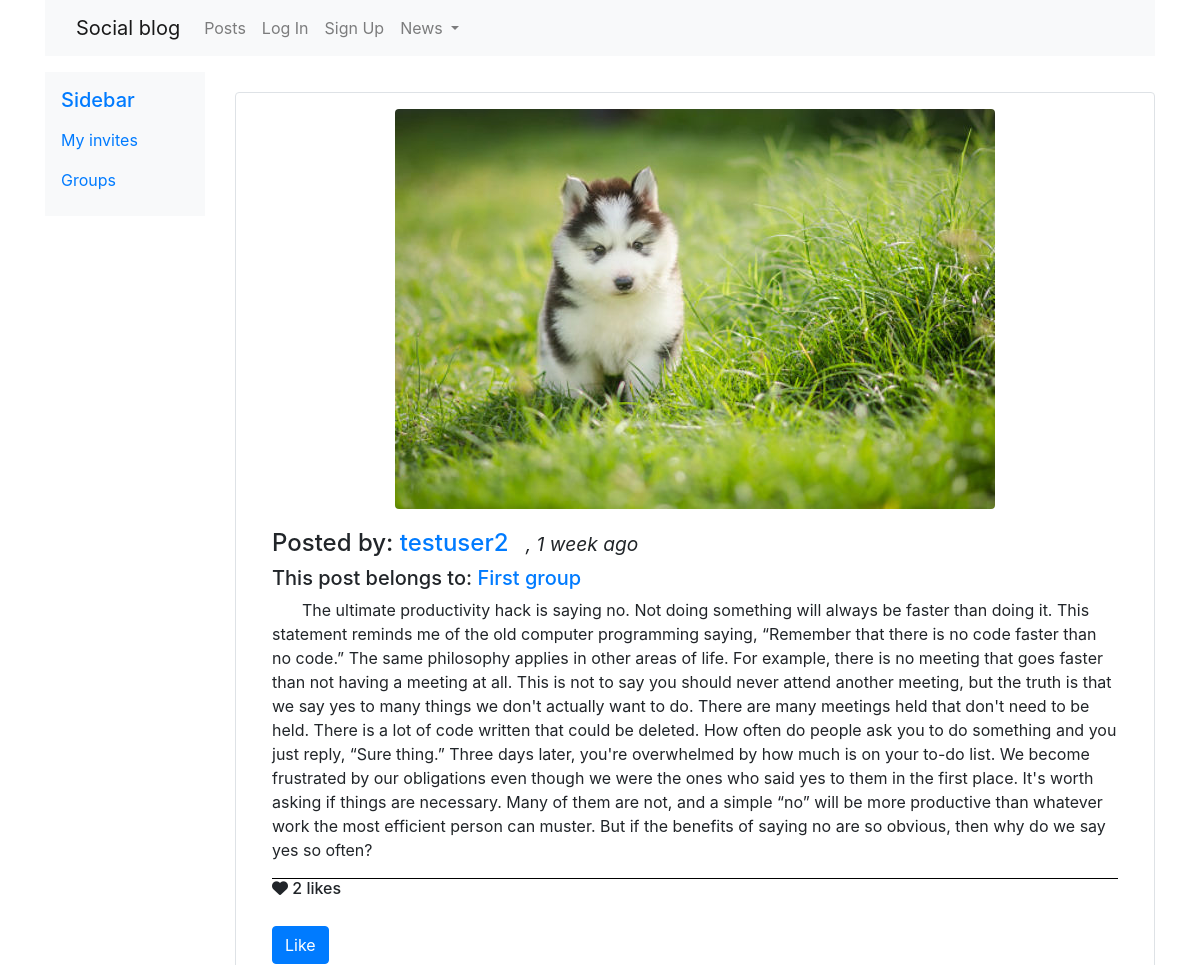
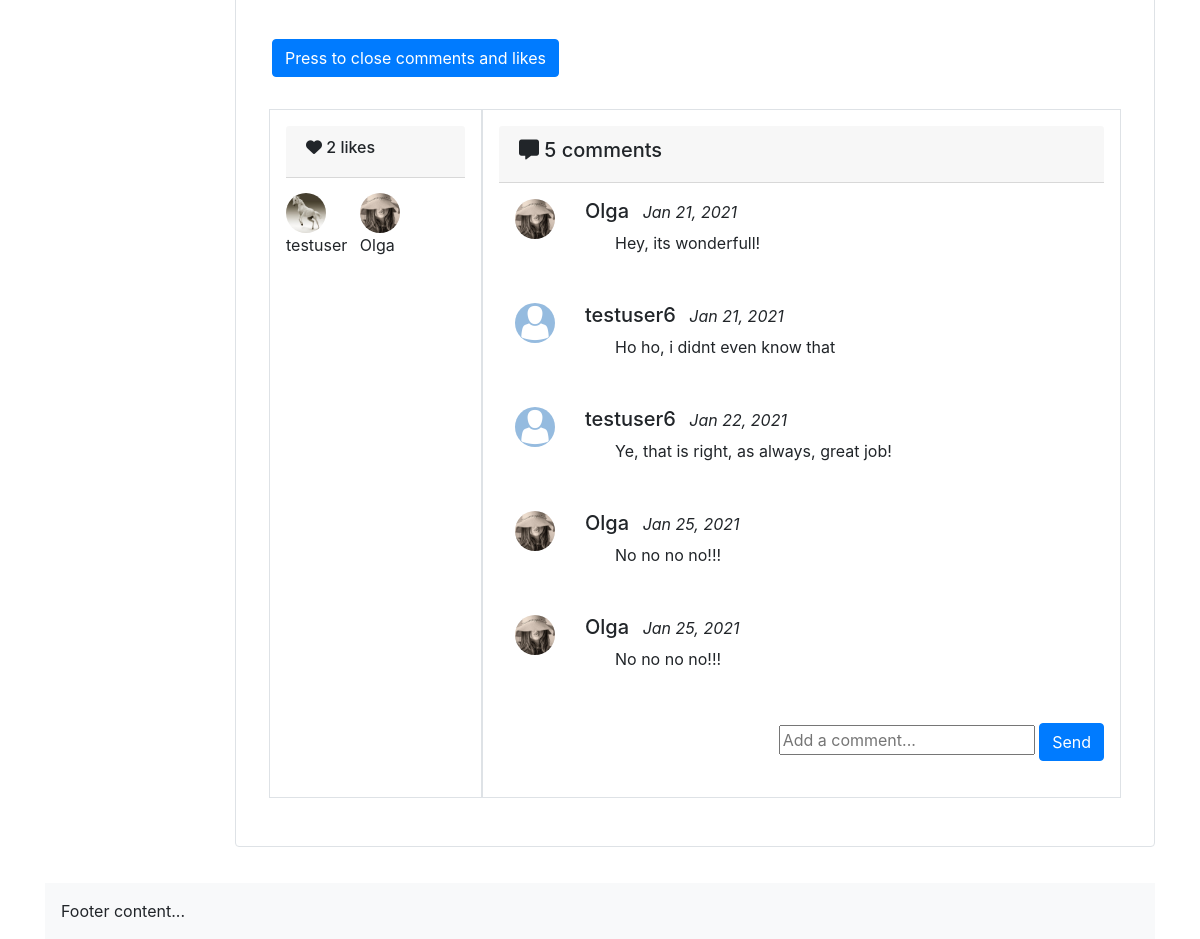
Screenshot of /posts/6/detail/ with the database file from the repository (2 pictures, top to bottom).
### posts/models.py (models this page shows, shortened)
class Post(models.Model):
    content = models.TextField()
    image = models.ImageField(upload_to='posts', validators=[FileExtensionValidator(['png', 'jpg', 'jpeg'])], blank=True)
    liked = models.ManyToManyField('profiles.Profile', blank=True, related_name='likes')
    updated = models.DateTimeField(auto_now=True)
    created = models.DateTimeField(auto_now_add=True)
    author = models.ForeignKey('profiles.Profile', on_delete=models.CASCADE, related_name='posts', null=True)
    group = models.ForeignKey(Group, related_name='posts', null=True, blank=True, on_delete=models.CASCADE)
    def num_likes(self):
        return self.liked.all().count()
    def num_comments(self):
        return self.comment_set.all().count()
    def get_users_liked(self):
        users = []
        for person in self.liked.all():
            users += [person.user]
        return users
    class Meta:
        ordering = ('-created',)

class Comment(models.Model):
    user = models.ForeignKey('profiles.Profile', on_delete=models.CASCADE, blank=True, null=True)
    post = models.ForeignKey(Post, on_delete=models.CASCADE)
    body = models.TextField(max_length=300)
    created_at = models.DateTimeField(auto_now_add=True)
    updated_date = models.DateTimeField(auto_now=True)

### profiles/models.py (models this page shows, shortened)
class Profile(models.Model):
    first_name = models.CharField(max_length=100, blank=True)
    last_name = models.CharField(max_length=100, blank=True)
    user = models.OneToOneField(User, on_delete=models.CASCADE)
    bio = models.TextField(default='No bio...')
    friends = models.ManyToManyField(User, related_name='friends', blank=True)
    email = models.EmailField(max_length=200, blank=True)
    country = models.CharField(max_length=200,blank=True)
    avatar = models.ImageField(default='avatar.png', upload_to='avatars/')
    slug = models.SlugField(unique=True, blank=True)
    updated = models.DateTimeField(auto_now=True)
    created = models.DateTimeField(auto_now_add=True)
    objects = ProfileManager()
    def __str__(self):
        return f'{self.user.username}'   #-{self.created.strftime("%d-%m-%Y")}
    __initial_first_name = None
    __initial_last_name = None
    def __init__(self, *args, **kwargs):
        super().__init__(*args, **kwargs)
        self.__initial_first_name = self.first_name
        self.__initial_last_name = self.last_name
    class Meta:
        ordering = ['-created',]

### groups/models.py (models this page shows, shortened)
class Group(models.Model):
    name = models.CharField(max_length=250, unique=True)
    slug = models.SlugField(null=True, unique=True)
    description = models.TextField(blank=True, default='')
    description_html = models.TextField(editable=False, default='', blank=True)
    members = models.ManyToManyField('profiles.Profile', through='GroupMember')
    class Meta:
        ordering = ['name']

### posts/views.py (the view, shortened to what this page needs)
# urls.py: path('<pk>/detail/', views.PostDetail.as_view(), name='single'),
class PostDetail(FormMixin, DetailView):
    template_name = "posts/post_detail.html"
    model = Post
    form_class = CommentModelForm
    def get_initial(self):
       return {"post": self.get_object()}
    def get_context_data(self, **kwargs):
        context = super(PostDetail, self).get_context_data(**kwargs)
        context['form'] = self.get_form()
        return context

### posts/forms.py
class CommentModelForm(forms.ModelForm):
    body = forms.CharField(label='',
                            widget=forms.TextInput(attrs={'placeholder': 'Add a comment...'}))
    class Meta:
        model = Comment
        fields = ('body',)

### profiles/context_processors.py (called while the page is built)
def profile_pic(request):
    if request.user.is_authenticated:
        profile_obj = Profile.objects.get(user=request.user)
        pic = profile_obj.avatar
        return {'picture': pic}
    return {}

def invitations_no_rec(request):
    if request.user.is_authenticated:
        profile_obj = Profile.objects.get(user=request.user)
        qs_count = Relationship.objects.invitations_received(profile_obj).count()
        return {'invitations_no': qs_count}
    return {}

### posts/templates/posts/post_detail.html (shortened to what this page needs)
<!DOCTYPE html>
{% extends 'base.html' %}
{% block content %}
<div class='card border p-3'>
    {% if post.image %}
        <img src="{{post.image.url}}" alt="" style="max-width: 600px;" class="card-img rounded mx-auto d-block">
    {% endif %}
    <div class="card-body">
        <h4> Posted by:
        <a href="{% url 'profiles:profile_detail_view' slug=post.author.slug %}">
            {{post.author}}
        </a><small><em> &nbsp; , {{ post.created|timesince}} ago</em></small>&nbsp; </h4>
        {% if post.group.name %}
          <h5>This post belongs to:
            <a href="{% url 'groups:single' slug=post.group.slug %}">
            {{post.group.name}}</a></h5>
        {% endif %}
        <p>{{post.content}}</p>
        <div style="border-bottom: 1px solid black;">
        </div>
        <h6><i class="fas fa-heart"></i> {{post.num_likes}} like{{post.num_likes|pluralize}} </h6>
        <form action="{% url 'posts:like_post_view' %}" method="POST" id="{{post.id}}" >
            <button type="submit" class="btn btn-primary">
            {% if user not in post.get_users_liked %}
                Like
            {% else %}
                Unlike
            {% endif %}
            </button>
        </form>
        <button class='btn btn-primary' data-toggle="collapse" data-target="#comments_like">Press to close comments and likes</button>
            <div class="collapse show row" id="comments_like" style="padding: 12px">
                <div class="col-md-3 border p-3">
                    <div class="card-header" data-toggle="collapse" data-target="#like">
                        <h6><i class="fas fa-heart"></i> {{post.num_likes}} like{{post.num_likes|pluralize}} </h6>
                    </div>
                    <div>
                        <ul class="list-inline collapse show " id="like">
                            {% for person in post.liked.all %}
                                <li class="list-inline-item">
                                    <a href="{% url 'profiles:profile_detail_view' slug=person.slug%}"><img class="align-self-center avatar"
                                    style="width:40px;height:40px; margin-top: 15px;"
                                    src="{{person.avatar.url}}"></a><br>{{person}}
                                </li>
                            {% endfor %}
                        </ul>
                    </div>
                </div>
                <div class="col-md-9 border p-3">
                    <div class="card-header" style='width:auto;' data-toggle="collapse" data-target="#comments">
                        <h5><i class="fas fa-comment-alt"></i>  {{ post.num_comments }} comment{{post.num_comments|pluralize}}</h5>
                    </div>
                    <div>
                        <ul class="collapse show list-unstyled" id="comments" >
                            {% for comment in post.comment_set.all %}
                            <li class="list-item">
                                <div class="media p-3">
                                    <a href="{% url 'profiles:profile_detail_view' slug=comment.user.slug%}"><img class="align-self-center avatar"
                                    style="width:40px;height:40px; margin-right: 30px;"
                                    src="{{comment.user.avatar.url}}"></a><br>
                                    <div class="media-body">
                                        <h5>{{ comment.user }}<small><i> &nbsp; {{comment.created_at|date:"M d, Y"}}</i></small></h5>
                                        <p>{{ comment.body }}</p>
                                    </div>
                                </div>
                            </li>
                            {% endfor %}
                            <li class="float-end">
                                <form action="" method="POST">
                                    {{ form }}
                                    <button type="submit" name="submit_comment_form" class="btn btn-primary">Send</button>
                                </form>
                            </li>
                        </ul>
                    </div>
                </div>
            </div>
    </div>
</div>
{% endblock %}

### static/social_blog/css/master.css (style rules this page uses)
.avatar { width: 100px; height: 100px; object-fit:cover; border-radius: 50%; }
.btn, .card { margin-top: 20px; margin-bottom: 20px; }
p { text-indent: 30px; }

### rows the page displays
Post: image (picture), author "testuser2", created "1 week", group.name "First group", content "The ultimate productivity hack is saying no. Not doing something will always be faster than doing it. This statement reminds me of the old computer programming saying, “Remember that there is no code faster than no code.” The same philosophy applies in other areas of life. For example, there is no meeting that goes faster than not having a meeting at all. This is not to say you should never attend another meeting, but the truth is that we say yes to many things we don't actually want to do. There are many meetings held that don't need to be held. There is a lot of code written that could be deleted. How often do people ask you to do something and you just reply, “Sure thing.” Three days…", num_likes "2", num_comments "5"
Profile: avatar (picture), user.username "testuser"
Profile: avatar (picture), user.username "Olga"
Comment: user.avatar (picture), user "Olga", created_at "Jan 21, 2021", body "Hey, its wonderfull!"
Comment: user.avatar (placeholder picture), user "testuser6", created_at "Jan 21, 2021", body "Ho ho, i didnt even know that"
Comment: user.avatar (placeholder picture), user "testuser6", created_at "Jan 22, 2021", body "Ye, that is right, as always, great job!"
Comment: user.avatar (picture), user "Olga", created_at "Jan 25, 2021", body "No no no no!!!"
Comment: user.avatar (picture), user "Olga", created_at "Jan 25, 2021", body "No no no no!!!"
